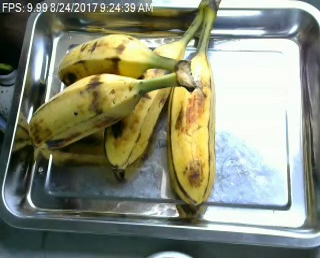
#> input picture dataset/images/Banana01630.png, 320 x 258 px; its folder holds only this picture in this run
$ python -i cv_techniques.py   (imports and definitions only)
#> lines starting #> are read from the running program, lines starting #| are printed output that depends on the picture; after the words box and inside, x2 and y2 are one past the last pixel; in counts of white or black regions, pixels touching at a corner belong together
#> further down, picture is the input picture: shape (258, 320, 3); mean B, G, R 119.8, 139.3, 134.8
### core/image_ops.py
from __future__ import annotations

from pathlib import Path

import cv2
import matplotlib.pyplot as plt
import numpy as np


# [15 lines left out: functions read_image, bgr_to_rgb, not called in this run]


def to_gray(image: np.ndarray) -> np.ndarray:
    if image.ndim == 2:
        return image
    return cv2.cvtColor(image, cv2.COLOR_BGR2GRAY)
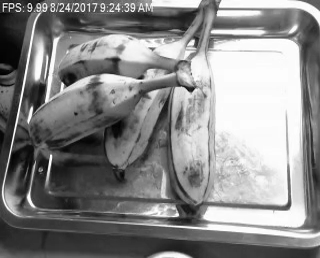
#> returned value: shape (258, 320); min 0, max 255, mean 135.7


# [54 lines left out: functions resize_max, normalize_to_uint8, histogram_figure, not called in this run]


def binary_mask(image: np.ndarray) -> np.ndarray:
    return ((image > 0).astype(np.uint8) * 255)

### core/cv_techniques.py
from __future__ import annotations

import cv2
import numpy as np

from core.image_ops import bgr_to_rgb, to_gray


def threshold_global(image: np.ndarray, value: int = 127) -> np.ndarray:
    gray = to_gray(image)
    _, out = cv2.threshold(gray, value, 255, cv2.THRESH_BINARY)
    return out


def threshold_otsu(image: np.ndarray) -> tuple[np.ndarray, int]:
    gray = to_gray(image)
    threshold, out = cv2.threshold(gray, 0, 255, cv2.THRESH_BINARY + cv2.THRESH_OTSU)
    return out, int(threshold)


def harris_corner_overlay(
    image: np.ndarray, block_size: int = 2, ksize: int = 3, k: float = 0.04, threshold_ratio: float = 0.01
) -> tuple[np.ndarray, int]:
    gray = to_gray(image)
    gray_float = np.float32(gray)
    response = cv2.cornerHarris(gray_float, block_size, ksize, k)
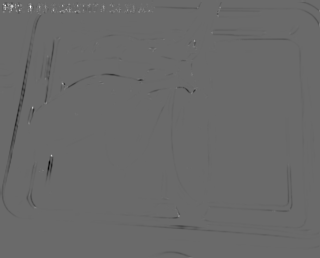
#> response: shape (258, 320) float32; min -80027000, max 112077896, mean -352569.9; drawn with min black and max white
    response = cv2.dilate(response, None)
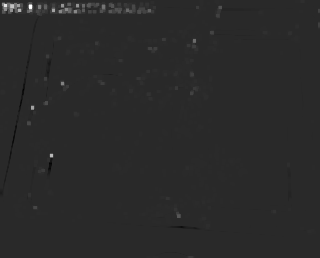
#> response: shape (258, 320) float32; min -22042280, max 112077896, mean 401089.2; drawn with min black and max white

    vis = image.copy()
    if vis.ndim == 2:
        vis = cv2.cvtColor(vis, cv2.COLOR_GRAY2BGR)

    mask = response > threshold_ratio * response.max()
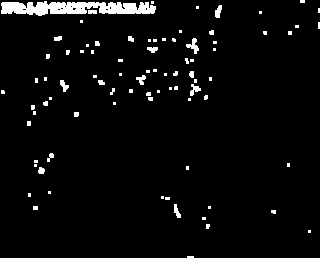
#> mask: shape (258, 320) bool; 3.9% white; 84 white regions (61 under 20 px), largest, box (x1, y1, x2, y2) and area: (1, 1, 156, 16) 1578, (186, 38, 199, 54) 93, (190, 84, 201, 96) 67
    vis[mask] = [0, 0, 255]
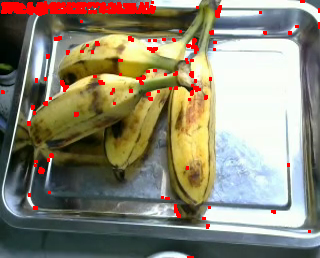
#> vis: shape (258, 320, 3); 3.86% of pixels changed, all inside (x1, y1, x2, y2) = (1, 0, 320, 258)
    return vis, int(mask.sum())


def manual_threshold_steps(patch: np.ndarray, threshold: int) -> dict[str, object]:
    binary = (patch > threshold).astype(np.uint8) * 255
    steps = [
        f"Threshold = {threshold}",
        "Rumus: pixel > threshold => 255, selain itu 0",
        f"Contoh [0,0]: {int(patch[0,0])} {'>' if int(patch[0,0]) > threshold else '<='} {threshold}",
    ]
    return {"result": binary, "steps": steps}


def manual_harris_notes() -> list[str]:
    return [
        "Hitung gradien Ix dan Iy (Sobel).",
        "Hitung matriks struktur M pada window lokal.",
        "Hitung respon: R = det(M) - k * (trace(M))^2.",
        "Corner terdeteksi bila R melebihi threshold lokal.",
    ]

>>> import cv2
>>> picture = cv2.imread('../dataset/images/Banana01630.png')
>>> result = harris_corner_overlay(picture)

$ run again, on dataset/images/Banana01648.png
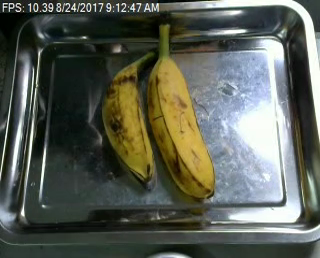
#> input picture dataset/images/Banana01648.png, 320 x 258 px
#> picture is the input picture: shape (258, 320, 3); mean B, G, R 83.5, 94.1, 89.7
#> in harris_corner_overlay, `mask = response > threshold_ratio * response.max()`:
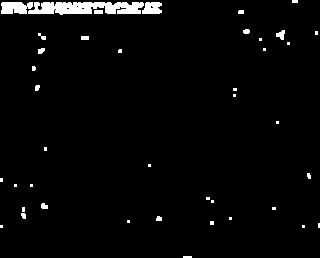
#> mask: shape (258, 320) bool; 2.8% white; 41 white regions (26 under 20 px), largest, box (x1, y1, x2, y2) and area: (28, 2, 144, 15) 1137, (1, 2, 33, 14) 318, (142, 2, 162, 14) 198
#> in harris_corner_overlay, `vis[mask] = [0, 0, 255]`:
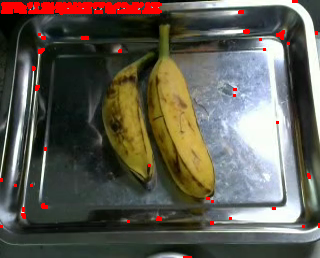
#> vis: shape (258, 320, 3); 2.81% of pixels changed, all inside (x1, y1, x2, y2) = (0, 0, 320, 258)

$ run again, on dataset/images/Banana02039.png
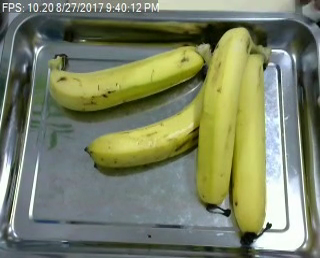
#> input picture dataset/images/Banana02039.png, 320 x 258 px
#> picture is the input picture: shape (258, 320, 3); mean B, G, R 101.6, 129.3, 121.7
#> in harris_corner_overlay, `mask = response > threshold_ratio * response.max()`:
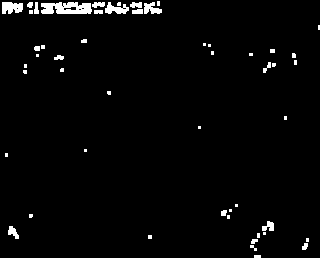
#> mask: shape (258, 320) bool; 2.5% white; 51 white regions (29 under 20 px), largest, box (x1, y1, x2, y2) and area: (41, 2, 92, 14) 489, (2, 2, 23, 14) 204, (105, 2, 129, 14) 165
#> in harris_corner_overlay, `vis[mask] = [0, 0, 255]`:
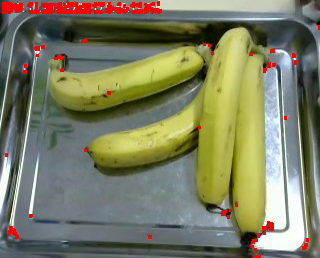
#> vis: shape (258, 320, 3); 2.52% of pixels changed, all inside (x1, y1, x2, y2) = (2, 1, 320, 258)

$ run again, on dataset/images/Banana02089.png
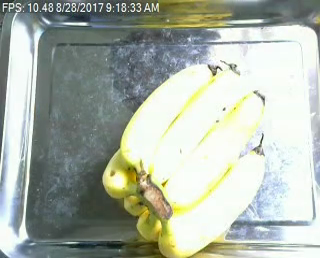
#> input picture dataset/images/Banana02089.png, 320 x 258 px
#> picture is the input picture: shape (258, 320, 3); mean B, G, R 167.9, 179, 171.3
#> in harris_corner_overlay, `mask = response > threshold_ratio * response.max()`:
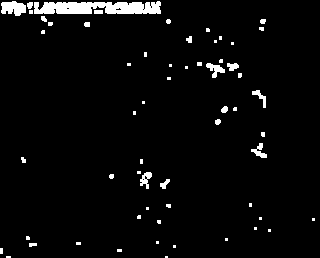
#> mask: shape (258, 320) bool; 3.7% white; 60 white regions (39 under 20 px), largest, box (x1, y1, x2, y2) and area: (34, 1, 161, 14) 1326, (1, 1, 26, 16) 277, (206, 63, 225, 78) 135
#> in harris_corner_overlay, `vis[mask] = [0, 0, 255]`:
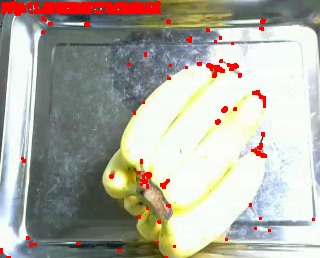
#> vis: shape (258, 320, 3); 3.66% of pixels changed, all inside (x1, y1, x2, y2) = (0, 1, 315, 258)
